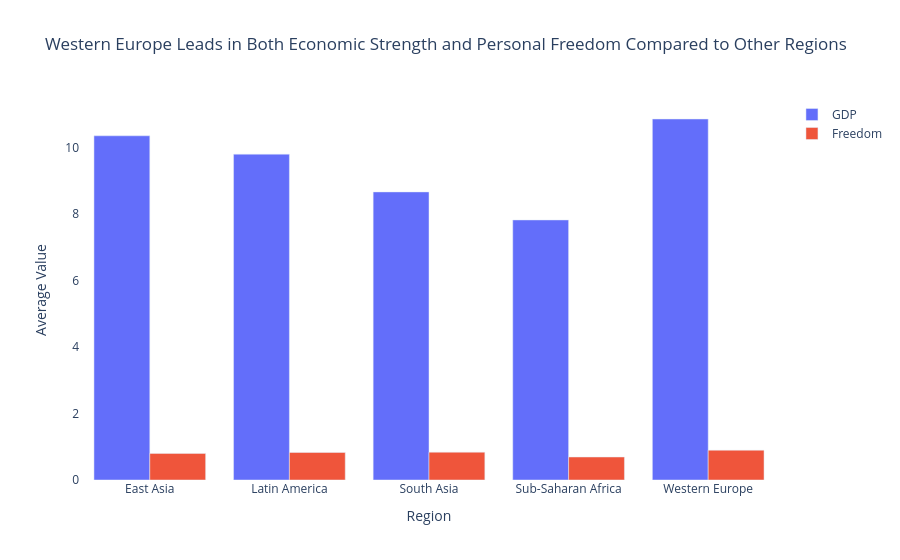

Notebook cell for this chart:
### Markdown cell above
# task-3

### Code cell
import pandas as pd
import plotly.graph_objects as go


if 'Region' not in df_clean.columns:
    region_map = {
        'Finland': 'Western Europe', 'Denmark': 'Western Europe', 'Iceland': 'Western Europe',
        'Netherlands': 'Western Europe', 'Sweden': 'Western Europe', 'Norway': 'Western Europe',
        'Germany': 'Western Europe', 'France': 'Western Europe', 'Spain': 'Western Europe',
        'India': 'South Asia', 'Pakistan': 'South Asia', 'Bangladesh': 'South Asia',
        'China': 'East Asia', 'Japan': 'East Asia', 'South Korea': 'East Asia',
        'Nigeria': 'Sub-Saharan Africa', 'Kenya': 'Sub-Saharan Africa', 'Ethiopia': 'Sub-Saharan Africa',
        'Congo (Kinshasa)': 'Sub-Saharan Africa', 'Sierra Leone': 'Sub-Saharan Africa',
        'Brazil': 'Latin America', 'Argentina': 'Latin America', 'Mexico': 'Latin America'
    }
    df_clean['Region'] = df_clean['Country'].map(region_map)
    df_clean = df_clean.dropna(subset=['Region'])


regions = ['Western Europe', 'Latin America', 'East Asia', 'Sub-Saharan Africa', 'South Asia']

df_clean.columns = df_clean.columns.str.strip()


required_cols = ['Region', 'GDP', 'Freedom']
for col in required_cols:
    if col not in df_clean.columns:
        raise ValueError(f"Column '{col}' not found in dataset")


subset = df_clean[df_clean['Region'].isin(regions)].copy()

subset[['GDP', 'Freedom']] = subset[['GDP', 'Freedom']].fillna(0)


grouped = subset.groupby('Region', as_index=False)[['GDP', 'Freedom']].mean()

print(grouped)

fig3 = go.Figure()

fig3.add_trace(go.Bar(
    x=grouped['Region'],
    y=grouped['GDP'],
    name='GDP'
))

fig3.add_trace(go.Bar(
    x=grouped['Region'],
    y=grouped['Freedom'],
    name='Freedom'
))

fig3.update_layout(
    barmode='group',
    title="Western Europe Leads in Both Economic Strength and Personal Freedom Compared to Other Regions",
    xaxis_title="Region",
    yaxis_title="Average Value",
    plot_bgcolor='white'
)

fig3.show()

### Figure 1 — Plotly figure (JSON) as saved in the notebook; plotly's stock layout.template omitted (floating-point values rounded to 4 significant figures)
{"data": [{"name": "GDP", "type": "bar", "x": ["East Asia", "Latin America", "South Asia", "Sub-Saharan Africa", "Western Europe"], "y": [10.35, 9.797, 8.661, 7.819, 10.85]}, {"name": "Freedom", "type": "bar", "x": ["East Asia", "Latin America", "South Asia", "Sub-Saharan Africa", "Western Europe"], "y": [0.7993, 0.8267, 0.836, 0.6916, 0.8956]}], "layout": {"barmode": "group", "plot_bgcolor": "white", "title": {"text": "Western Europe Leads in Both Economic Strength and Personal Freedom Compared to Other Regions"}, "xaxis": {"title": {"text": "Region"}}, "yaxis": {"title": {"text": "Average Value"}}}}
